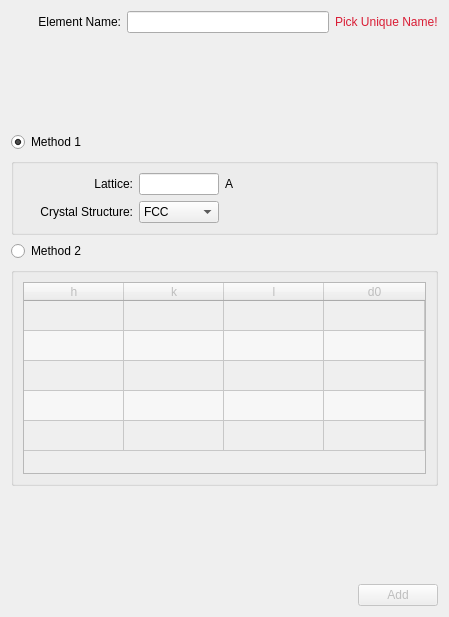
<?xml version="1.0" encoding="UTF-8"?>
<ui version="4.0">
 <class>Dialog</class>
 <widget class="QDialog" name="Dialog">
  <property name="windowModality">
   <enum>Qt::WindowModal</enum>
  </property>
  <property name="geometry">
   <rect>
    <x>0</x>
    <y>0</y>
    <width>449</width>
    <height>617</height>
   </rect>
  </property>
  <property name="windowTitle">
   <string>Dialog</string>
  </property>
  <layout class="QVBoxLayout" name="verticalLayout_3">
   <item>
    <layout class="QHBoxLayout" name="horizontalLayout_2">
     <item>
      <widget class="QLabel" name="label">
       <property name="minimumSize">
        <size>
         <width>110</width>
         <height>0</height>
        </size>
       </property>
       <property name="maximumSize">
        <size>
         <width>110</width>
         <height>16777215</height>
        </size>
       </property>
       <property name="text">
        <string>Element Name:</string>
       </property>
       <property name="alignment">
        <set>Qt::AlignRight|Qt::AlignTrailing|Qt::AlignVCenter</set>
       </property>
      </widget>
     </item>
     <item>
      <widget class="QLineEdit" name="element_name"/>
     </item>
     <item>
      <widget class="QLabel" name="element_name_error">
       <property name="text">
        <string>&lt;html&gt;&lt;head/&gt;&lt;body&gt;&lt;p&gt;&lt;span style=&quot; color:#d91d35;&quot;&gt;Pick Unique Name!&lt;/span&gt;&lt;/p&gt;&lt;/body&gt;&lt;/html&gt;</string>
       </property>
      </widget>
     </item>
    </layout>
   </item>
   <item>
    <spacer name="verticalSpacer_2">
     <property name="orientation">
      <enum>Qt::Vertical</enum>
     </property>
     <property name="sizeHint" stdset="0">
      <size>
       <width>20</width>
       <height>40</height>
      </size>
     </property>
    </spacer>
   </item>
   <item>
    <widget class="QRadioButton" name="method1_radioButton">
     <property name="text">
      <string>Method 1</string>
     </property>
     <property name="checked">
      <bool>true</bool>
     </property>
    </widget>
   </item>
   <item>
    <layout class="QHBoxLayout" name="horizontalLayout_5">
     <item>
      <widget class="QGroupBox" name="method1_groupBox">
       <property name="title">
        <string/>
       </property>
       <layout class="QVBoxLayout" name="verticalLayout">
        <item>
         <layout class="QHBoxLayout" name="horizontalLayout_3">
          <item>
           <widget class="QLabel" name="label_2">
            <property name="minimumSize">
             <size>
              <width>110</width>
              <height>0</height>
             </size>
            </property>
            <property name="maximumSize">
             <size>
              <width>110</width>
              <height>16777215</height>
             </size>
            </property>
            <property name="layoutDirection">
             <enum>Qt::LeftToRight</enum>
            </property>
            <property name="text">
             <string>Lattice:</string>
            </property>
            <property name="alignment">
             <set>Qt::AlignRight|Qt::AlignTrailing|Qt::AlignVCenter</set>
            </property>
           </widget>
          </item>
          <item>
           <widget class="QLineEdit" name="lattice">
            <property name="minimumSize">
             <size>
              <width>80</width>
              <height>0</height>
             </size>
            </property>
            <property name="maximumSize">
             <size>
              <width>80</width>
              <height>16777215</height>
             </size>
            </property>
           </widget>
          </item>
          <item>
           <widget class="QLabel" name="angstroms_label">
            <property name="text">
             <string>A</string>
            </property>
           </widget>
          </item>
          <item>
           <spacer name="horizontalSpacer_3">
            <property name="orientation">
             <enum>Qt::Horizontal</enum>
            </property>
            <property name="sizeHint" stdset="0">
             <size>
              <width>40</width>
              <height>20</height>
             </size>
            </property>
           </spacer>
          </item>
         </layout>
        </item>
        <item>
         <layout class="QHBoxLayout" name="horizontalLayout_4">
          <item>
           <widget class="QLabel" name="label_3">
            <property name="minimumSize">
             <size>
              <width>110</width>
              <height>0</height>
             </size>
            </property>
            <property name="maximumSize">
             <size>
              <width>110</width>
              <height>16777215</height>
             </size>
            </property>
            <property name="layoutDirection">
             <enum>Qt::LeftToRight</enum>
            </property>
            <property name="text">
             <string>Crystal Structure:</string>
            </property>
            <property name="alignment">
             <set>Qt::AlignRight|Qt::AlignTrailing|Qt::AlignVCenter</set>
            </property>
           </widget>
          </item>
          <item>
           <widget class="QComboBox" name="crystal_structure">
            <property name="sizePolicy">
             <sizepolicy hsizetype="Expanding" vsizetype="Fixed">
              <horstretch>0</horstretch>
              <verstretch>0</verstretch>
             </sizepolicy>
            </property>
            <property name="minimumSize">
             <size>
              <width>80</width>
              <height>0</height>
             </size>
            </property>
            <property name="maximumSize">
             <size>
              <width>80</width>
              <height>16777215</height>
             </size>
            </property>
            <item>
             <property name="text">
              <string>FCC</string>
             </property>
            </item>
            <item>
             <property name="text">
              <string>BCC</string>
             </property>
            </item>
           </widget>
          </item>
          <item>
           <spacer name="horizontalSpacer_2">
            <property name="orientation">
             <enum>Qt::Horizontal</enum>
            </property>
            <property name="sizeHint" stdset="0">
             <size>
              <width>40</width>
              <height>20</height>
             </size>
            </property>
           </spacer>
          </item>
         </layout>
        </item>
       </layout>
      </widget>
     </item>
    </layout>
   </item>
   <item>
    <widget class="QRadioButton" name="method2_radioButton">
     <property name="text">
      <string>Method 2</string>
     </property>
    </widget>
   </item>
   <item>
    <widget class="QGroupBox" name="method2_groupBox">
     <property name="enabled">
      <bool>false</bool>
     </property>
     <property name="title">
      <string/>
     </property>
     <layout class="QVBoxLayout" name="verticalLayout_2">
      <item>
       <widget class="QTableWidget" name="tableWidget">
        <property name="alternatingRowColors">
         <bool>true</bool>
        </property>
        <attribute name="horizontalHeaderStretchLastSection">
         <bool>true</bool>
        </attribute>
        <attribute name="verticalHeaderVisible">
         <bool>false</bool>
        </attribute>
        <row>
         <property name="text">
          <string>New Row</string>
         </property>
        </row>
        <row>
         <property name="text">
          <string>New Row</string>
         </property>
        </row>
        <row>
         <property name="text">
          <string>New Row</string>
         </property>
        </row>
        <row>
         <property name="text">
          <string>New Row</string>
         </property>
        </row>
        <row>
         <property name="text">
          <string>New Row</string>
         </property>
        </row>
        <column>
         <property name="text">
          <string>h</string>
         </property>
        </column>
        <column>
         <property name="text">
          <string>k</string>
         </property>
        </column>
        <column>
         <property name="text">
          <string>l</string>
         </property>
        </column>
        <column>
         <property name="text">
          <string>d0</string>
         </property>
        </column>
       </widget>
      </item>
     </layout>
    </widget>
   </item>
   <item>
    <spacer name="verticalSpacer">
     <property name="orientation">
      <enum>Qt::Vertical</enum>
     </property>
     <property name="sizeHint" stdset="0">
      <size>
       <width>20</width>
       <height>51</height>
      </size>
     </property>
    </spacer>
   </item>
   <item>
    <layout class="QHBoxLayout" name="horizontalLayout">
     <item>
      <widget class="QLabel" name="error_message">
       <property name="palette">
        <palette>
         <active>
          <colorrole role="WindowText">
           <brush brushstyle="SolidPattern">
            <color alpha="255">
             <red>219</red>
             <green>37</green>
             <blue>22</blue>
            </color>
           </brush>
          </colorrole>
          <colorrole role="ButtonText">
           <brush brushstyle="SolidPattern">
            <color alpha="255">
             <red>219</red>
             <green>37</green>
             <blue>22</blue>
            </color>
           </brush>
          </colorrole>
         </active>
         <inactive>
          <colorrole role="WindowText">
           <brush brushstyle="SolidPattern">
            <color alpha="255">
             <red>219</red>
             <green>37</green>
             <blue>22</blue>
            </color>
           </brush>
          </colorrole>
          <colorrole role="ButtonText">
           <brush brushstyle="SolidPattern">
            <color alpha="255">
             <red>219</red>
             <green>37</green>
             <blue>22</blue>
            </color>
           </brush>
          </colorrole>
         </inactive>
         <disabled>
          <colorrole role="WindowText">
           <brush brushstyle="SolidPattern">
            <color alpha="63">
             <red>0</red>
             <green>0</green>
             <blue>0</blue>
            </color>
           </brush>
          </colorrole>
          <colorrole role="ButtonText">
           <brush brushstyle="SolidPattern">
            <color alpha="255">
             <red>147</red>
             <green>147</green>
             <blue>147</blue>
            </color>
           </brush>
          </colorrole>
         </disabled>
        </palette>
       </property>
       <property name="text">
        <string/>
       </property>
      </widget>
     </item>
     <item>
      <spacer name="horizontalSpacer">
       <property name="orientation">
        <enum>Qt::Horizontal</enum>
       </property>
       <property name="sizeHint" stdset="0">
        <size>
         <width>40</width>
         <height>20</height>
        </size>
       </property>
      </spacer>
     </item>
     <item>
      <widget class="QPushButton" name="add">
       <property name="enabled">
        <bool>false</bool>
       </property>
       <property name="text">
        <string>Add</string>
       </property>
      </widget>
     </item>
    </layout>
   </item>
  </layout>
 </widget>
 <resources/>
 <connections>
  <connection>
   <sender>add</sender>
   <signal>clicked()</signal>
   <receiver>Dialog</receiver>
   <slot>add_clicked()</slot>
   <hints>
    <hint type="sourcelabel">
     <x>436</x>
     <y>604</y>
    </hint>
    <hint type="destinationlabel">
     <x>183</x>
     <y>126</y>
    </hint>
   </hints>
  </connection>
  <connection>
   <sender>lattice</sender>
   <signal>textChanged(QString)</signal>
   <receiver>Dialog</receiver>
   <slot>lattice_changed()</slot>
   <hints>
    <hint type="sourcelabel">
     <x>226</x>
     <y>152</y>
    </hint>
    <hint type="destinationlabel">
     <x>183</x>
     <y>126</y>
    </hint>
   </hints>
  </connection>
  <connection>
   <sender>element_name</sender>
   <signal>textChanged(QString)</signal>
   <receiver>Dialog</receiver>
   <slot>element_name_changed()</slot>
   <hints>
    <hint type="sourcelabel">
     <x>165</x>
     <y>33</y>
    </hint>
    <hint type="destinationlabel">
     <x>183</x>
     <y>126</y>
    </hint>
   </hints>
  </connection>
  <connection>
   <sender>method1_radioButton</sender>
   <signal>clicked()</signal>
   <receiver>Dialog</receiver>
   <slot>method_changed()</slot>
   <hints>
    <hint type="sourcelabel">
     <x>45</x>
     <y>114</y>
    </hint>
    <hint type="destinationlabel">
     <x>23</x>
     <y>52</y>
    </hint>
   </hints>
  </connection>
  <connection>
   <sender>method2_radioButton</sender>
   <signal>clicked()</signal>
   <receiver>Dialog</receiver>
   <slot>method_changed()</slot>
   <hints>
    <hint type="sourcelabel">
     <x>32</x>
     <y>247</y>
    </hint>
    <hint type="destinationlabel">
     <x>42</x>
     <y>339</y>
    </hint>
   </hints>
  </connection>
  <connection>
   <sender>tableWidget</sender>
   <signal>cellChanged(int,int)</signal>
   <receiver>Dialog</receiver>
   <slot>method2_table_changed()</slot>
   <hints>
    <hint type="sourcelabel">
     <x>243</x>
     <y>379</y>
    </hint>
    <hint type="destinationlabel">
     <x>274</x>
     <y>543</y>
    </hint>
   </hints>
  </connection>
 </connections>
 <slots>
  <slot>lattice_changed()</slot>
  <slot>element_name_changed()</slot>
  <slot>cancel_clicked()</slot>
  <slot>add_clicked()</slot>
  <slot>method_changed()</slot>
  <slot>method2_table_changed()</slot>
 </slots>
</ui>
